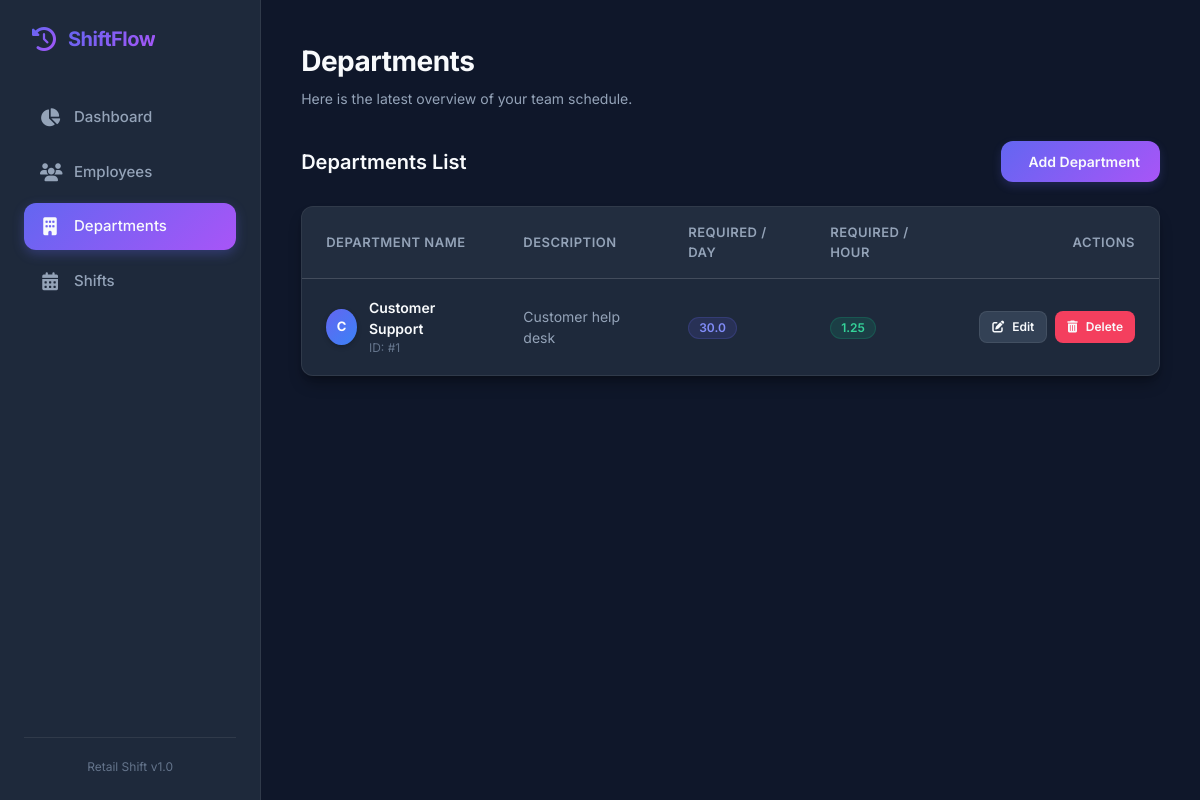
The page /departments on the database its author committed.
### tables this page shows
CREATE TABLE departments(
        department_id INTEGER PRIMARY KEY AUTOINCREMENT,
        name TEXT NOT NULL UNIQUE,
        description TEXT,
        required_employees_per_day REAL NOT NULL
    );

### app.py (the view)
@app.route("/departments")
def departments():
    conn = db()
    data = conn.execute("SELECT * FROM departments").fetchall()
    return render_template("departments.html", departments=data)

### app.py (called while the page is built)
def db():
    conn = sqlite3.connect(
        "retail_shift_management.db"
    )
    conn.row_factory = sqlite3.Row
    return conn

### templates/departments.html (shortened to what this page needs)
{% extends "base.html" %}
{% block header_title %}Departments{% endblock %}
{% block content %}
<div class="header-actions">
    <span class="page-title">Departments List</span>
    <a href="/add_department" class="btn btn-primary">
         Add Department
    </a>
</div>
{% if departments %}
<div class="table-container">
    <div class="table-responsive">
        <table class="custom-table">
            <thead>
                <tr>
                    <th>Department Name</th>
                    <th>Description</th>
                    <th>Required / Day</th>
                    <th>Required / Hour</th>
                    <th style="text-align: right;">Actions</th>
                </tr>
            </thead>
            <tbody>
                {% for d in departments %}
                <tr>
                    <td>
                        <div class="employee-avatar-name">
                            <div class="avatar-placeholder" style="background: linear-gradient(135deg, #6366f1 0%, #3b82f6 100%);">
                                {{ d.name[0] | upper }}
                            </div>
                            <div>
                                <div class="employee-name">{{ d.name }}</div>
                                <div style="font-size: 12px; color: var(--text-muted);">ID: #{{ d.department_id }}</div>
                            </div>
                        </div>
                    </td>
                    <td>
                        <span style="font-size: 14px; color: var(--text-secondary);">{{ d.description or 'No description provided.' }}</span>
                    </td>
                    <td>
                        <span class="badge badge-position">{{ d.required_employees_per_day }}</span>
                    </td>
                    <td>
                        <span class="badge badge-time">{{ "%.2f"|format(d.required_employees_per_day / 24) }}</span>
                    </td>
                    <td>
                        <div class="btn-group" style="justify-content: flex-end;">
                            <a href="/edit_department/{{ d.department_id }}" class="btn btn-secondary btn-sm">
                                <i class="fa-solid fa-pen-to-square"></i> Edit
                            </a>
                            <a href="/delete_department/{{ d.department_id }}" class="btn btn-danger btn-sm" onclick="return confirm('Are you sure you want to delete this department? This will unassign all employees currently associated with it.');">
                                <i class="fa-solid fa-trash-can"></i> Delete
                            </a>
                        </div>
                    </td>
                </tr>
                {% endfor %}
            </tbody>
        </table>
    </div>
</div>
{% endif %}
{% endblock %}

### static/style.css (style rules this page uses)
:root { --bg-primary: #0f172a; --bg-secondary: #1e293b; --bg-tertiary: #334155; --text-primary: #f8fafc; --text-secondary: #94a3b8; --text-muted: #64748b; --primary: #6366f1; --primary-hover: #4f46e5; --primary-gradient: linear-gradient(135deg, #6366f1 0%, #a855f7 100%); --accent: #f43f5e; --accent-hover: #e11d48; --success: #10b981; --border-color: rgba(255, 255, 255, 0.08); --card-shadow: 0 10px 15px -3px rgba(0, 0, 0, 0.3), 0 4px 6px -4px rgba(0, 0, 0, 0.3); --border-radius: 12px; --transition: all 0.25s cubic-bezier(0.4, 0, 0.2, 1); }
* { margin: 0; padding: 0; box-sizing: border-box; }
body { font-family: 'Inter', -apple-system, BlinkMacSystemFont, "Segoe UI", Roboto, sans-serif; background-color: var(--bg-primary); color: var(--text-primary); line-height: 1.5; overflow-x: hidden; }
.header-actions { display: flex; justify-content: space-between; align-items: center; margin-bottom: 24px; flex-wrap: wrap; gap: 16px; }
.page-title { font-size: 20px; font-weight: 600; }
.btn { display: inline-flex; align-items: center; justify-content: center; gap: 8px; padding: 10px 20px; font-size: 14px; font-weight: 600; border-radius: var(--border-radius); border: none; cursor: pointer; text-decoration: none; transition: var(--transition); }
.btn-primary { background: var(--primary-gradient); color: var(--text-primary); box-shadow: 0 4px 10px rgba(99, 102, 241, 0.2); }
.btn-secondary { background-color: var(--bg-tertiary); color: var(--text-primary); border: 1px solid var(--border-color); }
.btn-danger { background-color: var(--accent); color: var(--text-primary); }
.btn-sm { padding: 6px 12px; font-size: 12px; border-radius: 8px; }
.btn-group { display: flex; gap: 8px; }
.table-container { background-color: var(--bg-secondary); border: 1px solid var(--border-color); border-radius: var(--border-radius); overflow: hidden; box-shadow: var(--card-shadow); margin-bottom: 24px; }
.table-responsive { width: 100%; overflow-x: auto; }
.custom-table { width: 100%; border-collapse: collapse; text-align: left; }
.custom-table th { background-color: rgba(255, 255, 255, 0.02); color: var(--text-secondary); font-size: 13px; font-weight: 600; text-transform: uppercase; letter-spacing: 0.5px; padding: 16px 24px; border-bottom: 1px solid var(--border-color); }
.custom-table td { padding: 18px 24px; border-bottom: 1px solid var(--border-color); color: var(--text-primary); font-size: 14px; vertical-align: middle; }
.custom-table tbody tr { transition: var(--transition); }
.custom-table tbody tr:last-child td { border-bottom: none; }
.employee-avatar-name { display: flex; align-items: center; gap: 12px; }
.avatar-placeholder { width: 36px; height: 36px; border-radius: 50%; background: var(--primary-gradient); display: flex; align-items: center; justify-content: center; font-weight: 700; font-size: 13px; color: #fff; box-shadow: 0 2px 5px rgba(0,0,0,0.2); }
.employee-name { font-weight: 600; }
.badge { display: inline-flex; align-items: center; padding: 4px 10px; font-size: 12px; font-weight: 600; border-radius: 20px; line-height: 1; }
.badge-position { background-color: rgba(99, 102, 241, 0.15); color: #818cf8; border: 1px solid rgba(99, 102, 241, 0.2); }
.badge-time { background-color: rgba(16, 185, 129, 0.15); color: #34d399; border: 1px solid rgba(16, 185, 129, 0.2); }

### rows shown on the page
departments: name "C", name "Customer Support", department_id "1", description "Customer help desk", required_employees_per_day "30.0", d.required_employees_per_day/24 "1.25"
